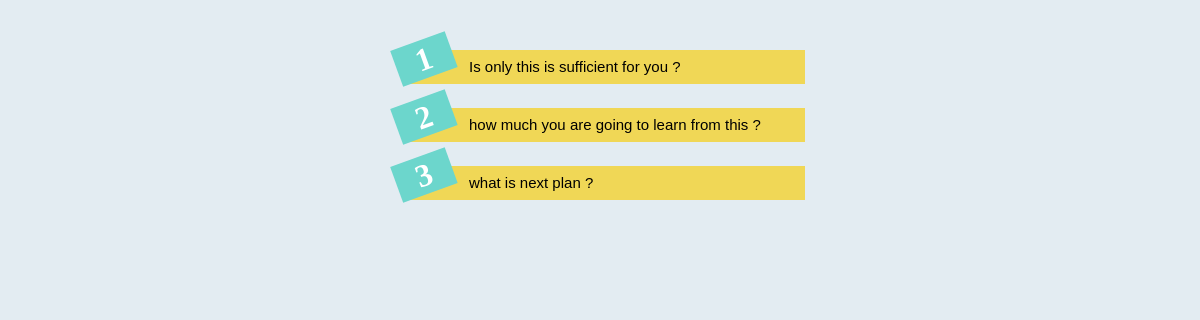
Screenshot of /polls/ with the database file from the repository.
### polls/models.py (models this page shows, shortened)
class Question(models.Model):
    question_text = models.CharField(max_length=200)
    pub_date = models.DateTimeField('date published')

### polls/views.py (the view)
# urls.py: path('', views.index, name = 'index'),
def index(request):
    latest_question_list = Question.objects.order_by('-pub_date')[:5]
    context = {
        'latest_question_list': latest_question_list,
    }
    return render(request,'polls/index1.html',context)

### polls/templates/polls/index1.html (shortened to what this page needs)
<!DOCTYPE html>
<html lang="en">
<head>
</head>
<body>
  <div class="list-type5">
  {% if latest_question_list %}
<ol>
  {% for question in latest_question_list %}
      <li><a href="{{ question.id }}/">{{ question.question_text }}</a></li>
  {% endfor %}
</ol>
{% else %}
    <h1>No polls are available.</h1>
{% endif %}
</div
</body>
</html>

### polls/templates/polls/index1.html (style rules this page uses)
body { margin-top: 50px; background-color: #e3ecf2; }
.list-type5 { width:410px; margin:0 auto; }
.list-type5 ol { list-style-type: none; list-style-type: decimal !ie; margin: 0; margin-left: 1em; padding: 0; counter-reset: li-counter; }
.list-type5 ol li { position: relative; margin-bottom: 1.5em; padding: 0.5em; background-color: #F0D756; padding-left: 58px; }
.list-type5 a { text-decoration:none; color:black; font-size:15px; font-family: 'Raleway', sans-serif; }
.list-type5 ol li:before { position: absolute; top: -0.3em; left: -0.5em; width: 1.8em; height: 1.2em; font-size: 2em; line-height: 1.2; font-weight: bold; text-align: center; color: white; background-color: #6CD6CC; transform: rotate(-20deg); -ms-transform: rotate(-20deg); -webkit-transform: rotate(-20deg); z-index: 99; overflow: hidden; content: counter(li-counter); counter-increment: li-counter; }

### rows the page displays
Question: question_text "Is only this is sufficient for you ?"
Question: question_text "how much you are going to learn from this ?"
Question: question_text "what is next plan ?"
